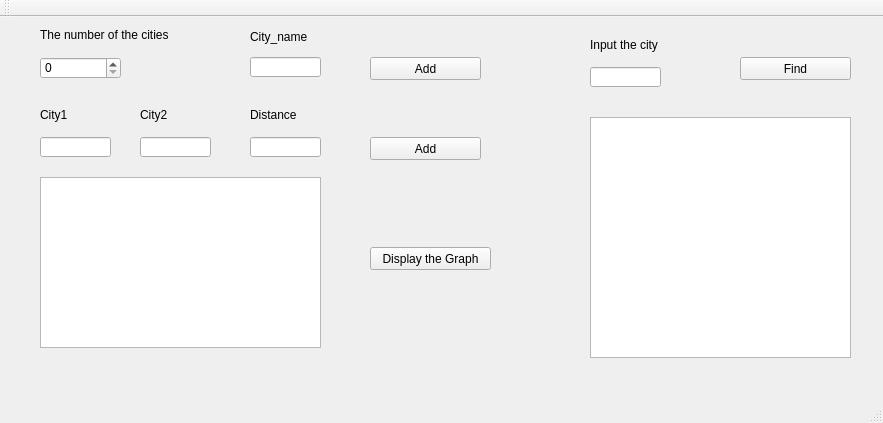
<?xml version="1.0" encoding="UTF-8"?>
<ui version="4.0">
 <class>MainWindow</class>
 <widget class="QMainWindow" name="MainWindow">
  <property name="geometry">
   <rect>
    <x>0</x>
    <y>0</y>
    <width>883</width>
    <height>423</height>
   </rect>
  </property>
  <property name="windowTitle">
   <string>MainWindow</string>
  </property>
  <widget class="QWidget" name="centralWidget">
   <widget class="QLabel" name="label">
    <property name="geometry">
     <rect>
      <x>40</x>
      <y>10</y>
      <width>151</width>
      <height>16</height>
     </rect>
    </property>
    <property name="text">
     <string>The number of the cities</string>
    </property>
   </widget>
   <widget class="QSpinBox" name="spinBox">
    <property name="geometry">
     <rect>
      <x>40</x>
      <y>40</y>
      <width>81</width>
      <height>22</height>
     </rect>
    </property>
   </widget>
   <widget class="QLabel" name="label_2">
    <property name="geometry">
     <rect>
      <x>40</x>
      <y>90</y>
      <width>54</width>
      <height>16</height>
     </rect>
    </property>
    <property name="text">
     <string>City1</string>
    </property>
   </widget>
   <widget class="QLabel" name="label_3">
    <property name="geometry">
     <rect>
      <x>140</x>
      <y>90</y>
      <width>54</width>
      <height>16</height>
     </rect>
    </property>
    <property name="text">
     <string>City2</string>
    </property>
   </widget>
   <widget class="QLabel" name="label_4">
    <property name="geometry">
     <rect>
      <x>250</x>
      <y>90</y>
      <width>54</width>
      <height>16</height>
     </rect>
    </property>
    <property name="text">
     <string>Distance</string>
    </property>
   </widget>
   <widget class="QLineEdit" name="city1">
    <property name="geometry">
     <rect>
      <x>40</x>
      <y>120</y>
      <width>71</width>
      <height>20</height>
     </rect>
    </property>
   </widget>
   <widget class="QLineEdit" name="city2">
    <property name="geometry">
     <rect>
      <x>140</x>
      <y>120</y>
      <width>71</width>
      <height>20</height>
     </rect>
    </property>
   </widget>
   <widget class="QLineEdit" name="distance">
    <property name="geometry">
     <rect>
      <x>250</x>
      <y>120</y>
      <width>71</width>
      <height>20</height>
     </rect>
    </property>
   </widget>
   <widget class="QPushButton" name="add_pushButton">
    <property name="geometry">
     <rect>
      <x>370</x>
      <y>120</y>
      <width>111</width>
      <height>23</height>
     </rect>
    </property>
    <property name="text">
     <string>Add</string>
    </property>
   </widget>
   <widget class="QListWidget" name="listWidget">
    <property name="geometry">
     <rect>
      <x>40</x>
      <y>160</y>
      <width>281</width>
      <height>171</height>
     </rect>
    </property>
   </widget>
   <widget class="QPushButton" name="pushButton_3">
    <property name="geometry">
     <rect>
      <x>370</x>
      <y>230</y>
      <width>121</width>
      <height>23</height>
     </rect>
    </property>
    <property name="text">
     <string>Display the Graph</string>
    </property>
   </widget>
   <widget class="QLabel" name="label_8">
    <property name="geometry">
     <rect>
      <x>590</x>
      <y>20</y>
      <width>201</width>
      <height>16</height>
     </rect>
    </property>
    <property name="text">
     <string>Input the city</string>
    </property>
   </widget>
   <widget class="QLineEdit" name="lineInput">
    <property name="geometry">
     <rect>
      <x>590</x>
      <y>50</y>
      <width>71</width>
      <height>20</height>
     </rect>
    </property>
   </widget>
   <widget class="QListWidget" name="listWidget_2">
    <property name="geometry">
     <rect>
      <x>590</x>
      <y>100</y>
      <width>261</width>
      <height>241</height>
     </rect>
    </property>
   </widget>
   <widget class="QPushButton" name="pushButton_4">
    <property name="geometry">
     <rect>
      <x>740</x>
      <y>40</y>
      <width>111</width>
      <height>23</height>
     </rect>
    </property>
    <property name="text">
     <string>Find</string>
    </property>
   </widget>
   <widget class="QLabel" name="label_9">
    <property name="geometry">
     <rect>
      <x>250</x>
      <y>10</y>
      <width>71</width>
      <height>20</height>
     </rect>
    </property>
    <property name="text">
     <string>City_name</string>
    </property>
   </widget>
   <widget class="QLineEdit" name="city">
    <property name="geometry">
     <rect>
      <x>250</x>
      <y>40</y>
      <width>71</width>
      <height>20</height>
     </rect>
    </property>
   </widget>
   <widget class="QPushButton" name="add_pushButton_2">
    <property name="geometry">
     <rect>
      <x>370</x>
      <y>40</y>
      <width>111</width>
      <height>23</height>
     </rect>
    </property>
    <property name="text">
     <string>Add</string>
    </property>
   </widget>
  </widget>
  <widget class="QMenuBar" name="menuBar">
   <property name="geometry">
    <rect>
     <x>0</x>
     <y>0</y>
     <width>883</width>
     <height>23</height>
    </rect>
   </property>
  </widget>
  <widget class="QToolBar" name="mainToolBar">
   <attribute name="toolBarArea">
    <enum>TopToolBarArea</enum>
   </attribute>
   <attribute name="toolBarBreak">
    <bool>false</bool>
   </attribute>
  </widget>
  <widget class="QStatusBar" name="statusBar"/>
 </widget>
 <layoutdefault spacing="6" margin="11"/>
 <resources/>
 <connections/>
</ui>
